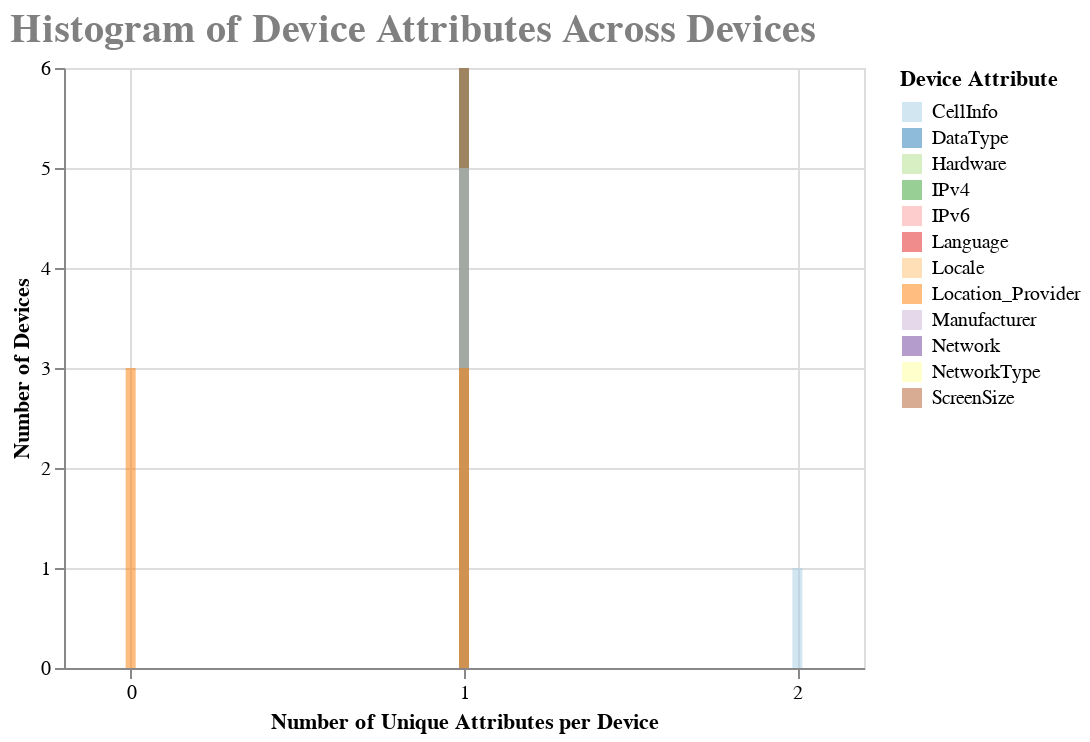

Here is the notebook cell this chart was saved with:
### Code cell
chart = alt.Chart(source).transform_fold(
    header_list,
    as_=['Device Attribute', 'Unique Devices']
).mark_bar(
    opacity=.5,
    binSpacing=1,
    clip=True
).encode(
    x = alt.X('Unique Devices:Q', axis=alt.Axis(title='Number of Unique Attributes per Device', tickMinStep=1)),
    y = alt.Y('count()', stack=None, axis=alt.Axis(title='Number of Devices', tickMinStep=1)),
    color = alt.Color('Device Attribute:N', scale=alt.Scale(scheme='paired'))

).properties(
    title='Histogram of Device Attributes Across Devices'
)


chart.configure_title(
    fontSize=20,
    font='Tahoma',
    anchor='start',
    color='grey')

### Figure 1 — Vega-Lite specification as saved in the notebook (floating-point values rounded to 4 significant figures)
{"config": {"view": {"continuousWidth": 400, "continuousHeight": 300}, "title": {"anchor": "start", "color": "grey", "font": "Tahoma", "fontSize": 20}}, "data": {"name": "data-60691985ba3ee2be5ce21b80d06aac34"}, "mark": {"type": "bar", "binSpacing": 1, "clip": true, "opacity": 0.5}, "encoding": {"color": {"field": "Device Attribute", "scale": {"scheme": "paired"}, "type": "nominal"}, "x": {"axis": {"tickMinStep": 1, "title": "Number of Unique Attributes per Device"}, "field": "Unique Devices", "type": "quantitative"}, "y": {"aggregate": "count", "axis": {"tickMinStep": 1, "title": "Number of Devices"}, "stack": null, "type": "quantitative"}}, "title": "Histogram of Device Attributes Across Devices", "transform": [{"fold": ["Locale", "Location_Provider", "IPv6", "IPv4", "Language", "NetworkType", "Network", "Manufacturer", "DataType", "Hardware", "ScreenSize", "CellInfo"], "as": ["Device Attribute", "Unique Devices"]}], "$schema": "https://vega.github.io/schema/vega-lite/v4.17.0.json", "datasets": {"data-60691985ba3ee2be5ce21b80d06aac34": [{"Locale": 1, "Location_Provider": 0, "IPv6": 1, "IPv4": 1, "Language": 1, "NetworkType": 1, "Network": 1, "Manufacturer": 1, "DataType": 1, "Hardware": 1, "ScreenSize": 1, "CellInfo": 1}, {"Locale": 1, "Location_Provider": 1, "IPv6": 1, "IPv4": 1, "Language": 1, "NetworkType": 1, "Network": 1, "Manufacturer": 1, "DataType": 1, "Hardware": 1, "ScreenSize": 1, "CellInfo": 1}, {"Locale": 1, "Location_Provider": 1, "IPv6": 1, "IPv4": 1, "Language": 1, "NetworkType": 1, "Network": 1, "Manufacturer": 1, "DataType": 1, "Hardware": 1, "ScreenSize": 1, "CellInfo": 2}, {"Locale": 1, "Location_Provider": 1, "IPv6": 1, "IPv4": 1, "Language": 1, "NetworkType": 1, "Network": 1, "Manufacturer": 1, "DataType": 1, "Hardware": 1, "ScreenSize": 1, "CellInfo": 1}, {"Locale": 1, "Location_Provider": 0, "IPv6": 1, "IPv4": 1, "Language": 1, "NetworkType": 1, "Network": 1, "Manufacturer": 1, "DataType": 1, "Hardware": 1, "ScreenSize": 1, "CellInfo": 1}, {"Locale": 1, "Location_Provider": 0, "IPv6": 1, "IPv4": 1, "Language": 1, "NetworkType": 1, "Network": 1, "Manufacturer": 1, "DataType": 1, "Hardware": 1, "ScreenSize": 1, "CellInfo": 1}]}}
